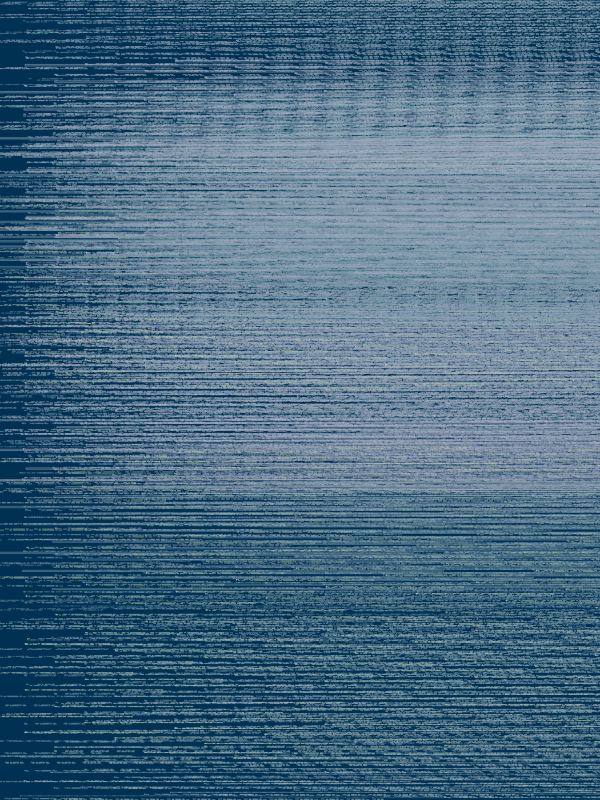
Frame 1 (no input)
Frame 60 (no input): identical to frame 1, image omitted
Frame 120 (the mouse pressed at the canvas centre since frame 60): identical to frame 1, image omitted

The p5.js sketch that drew this single still picture (run headless with seeded random() and noise() and a simulated clock; from frame 60 on, the mouse is pressed at the canvas centre):

// p5.js sketch
// ── sketch.js
// Initialize global variables
var ranges;
let seed = Math.random() * 200;
var mySize;
let str_wei = 0;
let x_space;
let color1, color2;
let colorselet = [];
let plus, margin;
let filter1;

let xCoor = 0;

function setup() 
{
  randomSeed(seed);
  mySize = 900;
  createCanvas(600,800);
 colorselet[0] = "#1a1a1a";
  colorselet[1] = "#abadc5";
  colorselet[2] = "#abbcc3";
 colorselet[3] = "#bfd1b2";
 colorselet[4] = "#7f9faf";

  background("#003153");
  margin = mySize / 50;
  ranges = int(random(10, 20));
  color1 = random(colorselet);
  color2 = random(colorselet);
  plus = 0;
  push();
  filter1 = new makeFilter(); // Create a filter object
  for(let i=0;i<150;i++)
  {
	  generateBg();
  }
  pop();
}

function draw() {
  
}

function generateBg()
{
  randomSeed(seed); // Set the random seed
  noiseSeed(seed); // Set the noise seed

  noFill();
  push();
  // Loop to draw shapes
  for (let i = 0; i < ranges; i++) 
 {
    strokeWeight(str_wei);
    stroke(random(colorselet));
   // Update the horizontal coordinate   'untitled_230710'(SamuelYAN,2023)  https://openprocessing.org/sketch/1969233
    if (ranges % 3 == 0) {
      drawingContext.shadowColor = str(random(colorselet)) + "15";
      drawingContext.shadowOffsetX = str_wei;
      drawingContext.shadowOffsetY = str_wei;
      drawingContext.shadowBlur = 0;
    } else {
      drawingContext.shadowColor = str(random(colorselet)) + "15";
      drawingContext.shadowOffsetX = str_wei;
      drawingContext.shadowOffsetY = str_wei;
      drawingContext.shadowBlur = 0;
    }
   // Update the horizontal coordinate
   xCoor = xCoor + 0.05*width;
   if(xCoor>width)
   {
     xCoor=0;
   }
    let x = xCoor;
   // Set line dashes and draw rectangles
    drawingContext.setLineDash([2, int(random(12, 5))+plus, 3, 2, int(random(1, 4))-plus, 2, int(random(11, 4))+plus, 2]);
    rect(x - random(4, 10) * sin(random(1, 0.5) * plus), height * random(0.15, 0.85) + mySize / 2 * sin(0.7 * sin(0.5 * plus - 0.5) - 0.5),  random(mySize / 20, mySize / 2), plus);
    rect(x - random(10, 4) * cos(random(0.5, 1) * plus), height * random(0.85, 0.15) - mySize / 2 * sin(0.75 * sin(0.7 * plus - 0.5) - 0.25),  random(mySize / 2, mySize / 20), plus);
  }
  pop();

 // Adjust stroke weight
  if (str_wei < 0.5) {
    str_wei += 0.1;
  }
   // Update the 'plus' variable
  if (plus * random(35, 50) < 1 * mySize / 8) 
 {
    plus += 0.01;
  } 
 else 
 { 
   // Remove shadows and create a final frame
    drawingContext.shadowColor = random(colorselet);
    drawingContext.shadowOffsetX = 0;
    drawingContext.shadowOffsetY = 0;
    drawingContext.shadowBlur = 0;

       // Display the final frame
    noLoop();
    noLoop();
    blendMode(BLEND);
    image(overAllTexture, 0, 0);
    blendMode(ADD);
    strokeWeight(random(0.10, 0.5) / 2);
    stroke(str(random(colorselet)) + "05");
    noFill();
    drawingContext.setLineDash([2, 1, 2, 3]);
    drawOverPattern();
    drawingContext.setLineDash([1, 1, 1, 1]);
    blendMode(BLEND);
  }
}


// Filter constructor   Code Inspiration Source.：https://p5js.org/reference/#/p5/filter
function makeFilter() {
 colorMode(HSB, 360, 100, 100, 100);
 drawingContext.shadowColor = color(0, 0, 5, 95);
 overAllTexture = createGraphics(width, height);
 overAllTexture.loadPixels();
 for (var i = 0; i < width; i++) { 
   for (var j = 0; j < height; j++) {
     overAllTexture.set(i, j,
           color(0, 0, random(95, 85), noise(i / 3, j / 3, (i * j) / 150) * random(5, 15) / 2));
   }
 }
 overAllTexture.updatePixels();
}

// Function to draw an over pattern
function drawOverPattern() {
 push();
 translate(width / 2, height / 2);
 let s = max(width, height) / 1 * sqrt(3) - 2;
 let n = 6;

 //Loop to divide and draw triangles
 for (let theta = TWO_PI / 6; theta < TWO_PI; theta += TWO_PI / 6) { 
   divideOP(0, 0, s * cos(theta), s * sin(theta), s * cos(theta + TWO_PI / 6), s * sin(theta + TWO_PI / 6), n);
 }
 pop();
}

//Function to calculate a proportional point
function prop(x1, y1, x2, y2, k) {
 let x3 = (1 - k) * x1 + k * x2;
 let y3 = (1 - k) * y1 + k * y2;
 return [x3, y3];
}

//reference: 'Rainy day-3' (SamuelYAN,2023)  https://openprocessing.org/sketch/2019293 
//Function to divide and draw triangles
function divideOP(x1, y1, x2, y2, x3, y3, n) {
 if (n > 1) {
   let [xA, yA] = prop(x1, y1, x2, y2, 1 / 3);
   let [xB, yB] = prop(x1, y1, x2, y2, 2 / 3);
   let [xC, yC] = prop(x2, y2, x3, y3, 1 / 3);
   let [xD, yD] = prop(x2, y2, x3, y3, 2 / 3);
   let [xE, yE] = prop(x3, y3, x1, y1, 1 / 3);
   let [xF, yF] = prop(x3, y3, x1, y1, 2 / 3);
   let [xG, yG] = prop(xF, yF, xC, yC, 1 / 2);
   divideOP(x1, y1, xA, yA, xF, yF, n - 1);
   divideOP(xA, yA, xB, yB, xG, yG, n - 1);
   divideOP(xB, yB, x2, y2, xC, yC, n - 1);
   divideOP(xG, yG, xF, yF, xA, yA, n - 1);
   divideOP(xC, yC, xG, yG, xB, yB, n - 1);
   divideOP(xF, yF, xG, yG, xE, yE, n - 1);
   divideOP(xG, yG, xC, yC, xD, yD, n - 1);
   divideOP(xD, yD, xE, yE, xG, yG, n - 1);
   divideOP(xE, yE, xD, yD, x3, y3, n - 1);
 } else {
   makeTriangle([x1, y1], [x2, y2], [x3, y3]);
 }
}
// Function to draw a triangle
function makeTriangle(v1, v2, v3) {
 let points = shuffle([v1, v2, v3]);
 let [x1, y1] = points[0];
 let [x2, y2] = points[1];
 let [x3, y3] = points[2];
 let iStep = 1 / (pow(2, floor(random(4, 2))));
 for (let i = 0; i < 1; i += iStep) { 
   let [x4, y4] = prop(x1, y1, x2, y2, 1 - i);
   let [x5, y5] = prop(x1, y1, x3, y3, 1 - i);
   triangle(x1, y1, x4, y4, x5, y5);
 }
}
